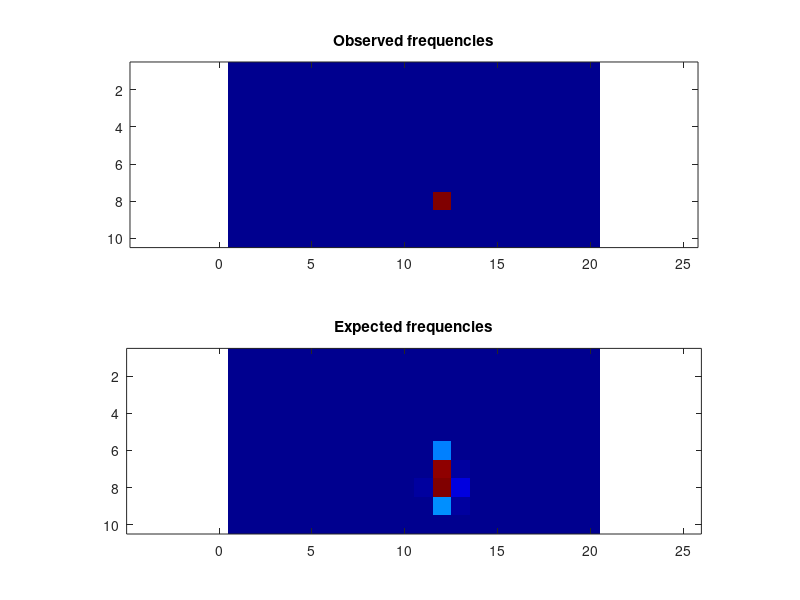

The MATLAB source for this figure:
obsFrequencies = [ 0, 0, 0, 0, 0, 0, 0, 0, 0, 0, 0, 0, 0, 0, 0, 0, 0, 0, 0, 0; 0, 0, 0, 0, 0, 0, 0, 0, 0, 0, 0, 0, 0, 0, 0, 0, 0, 0, 0, 0; 0, 0, 0, 0, 0, 0, 0, 0, 0, 0, 0, 0, 0, 0, 0, 0, 0, 0, 0, 0; 0, 0, 0, 0, 0, 0, 0, 0, 0, 0, 0, 0, 0, 0, 0, 0, 0, 0, 0, 0; 0, 0, 0, 0, 0, 0, 0, 0, 0, 0, 0, 0, 0, 0, 0, 0, 0, 0, 0, 0; 0, 0, 0, 0, 0, 0, 0, 0, 0, 0, 0, 0, 0, 0, 0, 0, 0, 0, 0, 0; 0, 0, 0, 0, 0, 0, 0, 0, 0, 0, 0, 0, 0, 0, 0, 0, 0, 0, 0, 0; 0, 0, 0, 0, 0, 0, 0, 0, 0, 0, 0, 1e+06, 0, 0, 0, 0, 0, 0, 0, 0; 0, 0, 0, 0, 0, 0, 0, 0, 0, 0, 0, 0, 0, 0, 0, 0, 0, 0, 0, 0; 0, 0, 0, 0, 0, 0, 0, 0, 0, 0, 0, 0, 0, 0, 0, 0, 0, 0, 0, 0 ];
expFrequencies = [ 0, 0, 0, 0, 0, 0, 0, 0, 0, 0, 6.50805e-30, 7.97811e-24, 5.04563e-27, 0, 0, 0, 0, 0, 0, 0; 0, 0, 0, 0, 0, 0, 0, 0, 0, 0, 1.7885e-27, 1.25625e-11, 6.04925e-22, 0, 0, 0, 0, 0, 0, 0; 0, 0, 0, 0, 0, 0, 0, 0, 0, 0, 0, 1.35439e-09, 2.63397e-27, 0, 0, 0, 0, 0, 0, 0; 0, 0, 0, 0, 0, 0, 0, 0, 0, 0, 7.7944e-28, 0.130909, 4.21918e-14, 0, 0, 0, 0, 0, 0, 0; 0, 0, 0, 0, 0, 0, 0, 0, 0, 0, 1.63177e-06, 238.078, 0.0111654, 4.63384e-41, 0, 0, 0, 0, 0, 0; 0, 0, 0, 0, 0, 0, 0, 0, 0, 1.12899e-21, 0.514071, 8071.24, 20.3004, 1.25407e-16, 0, 0, 0, 0, 0, 0; 0, 0, 0, 0, 0, 0, 0, 0, 3.57092e-30, 4.6306e-10, 73.7655, 32778.3, 945.262, 2.31893e-07, 5.95227e-26, 0, 0, 0, 0, 0; 0, 0, 0, 0, 0, 0, 0, 1.01342e-31, 2.4075e-16, 7.13484e-05, 605.709, 33311.7, 3085.97, 0.0029076, 5.6954e-14, 1.02428e-28, 0, 0, 0, 0; 0, 0, 0, 0, 0, 5.30773e-37, 3.27421e-27, 7.73947e-18, 1.11375e-09, 0.00590426, 311.997, 8369.6, 985.983, 0.0643286, 2.33307e-08, 2.89032e-16, 1.81936e-25, 2.97627e-35, 0, 0; 1.05473e-13, 1.05473e-13, 1.05473e-13, 1.05473e-13, 1.05473e-13, 1.05473e-13, 1.06286e-13, 6.35956e-12, 5.05632e-08, 0.00224789, 3.02775, 32.7218, 6.56022, 0.0115471, 3.61528e-07, 2.90739e-11, 1.09727e-13, 1.05473e-13, 1.05473e-13, 1.05473e-13 ];
colormap(jet);
clf; subplot(2,1,1);
imagesc(obsFrequencies);
title('Observed frequencies');
axis equal;
subplot(2,1,2);
imagesc(expFrequencies);
axis equal;
title('Expected frequencies');
